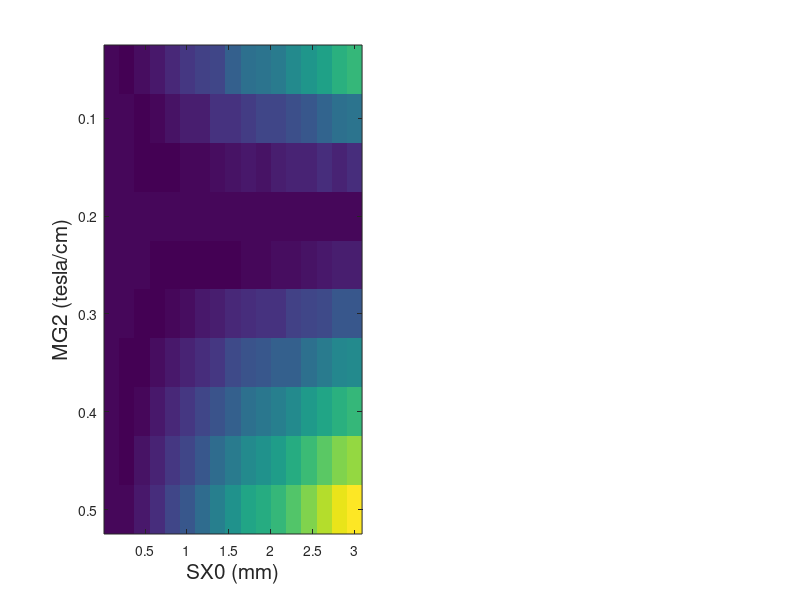

Write MATLAB code to recreate this figure. (Note: this script raises an error after producing the figure.)
clear all; close all

%%
load('DataX.mat')
RX0 = [reshape(ResX0,[length(MG20),length(SX0)])]';
RX1 = [reshape(ResX1,[length(MG21),length(SX1)])]';
RX2 = [reshape(ResX2,[length(MG22),length(SX2)])]';
MinRX0 = min(ResX0)
[a,b] = find(RX0 == min(ResX0));
MinSX0 = SX0(a)
MinMG2X0 = MG20(b)

MinRX = min(ResX2)
[a,b] = find(RX2 == min(ResX2));
MinSX = SX2(a)
MinMG2X = MG22(b)

figure (1)
subplot(1,2,1)
im=imagesc(SX0,MG20,RX0');
xlabel('SX0 (mm)','FontSize',15)
ylabel('MG2 (tesla/cm)','FontSize',15)
colormap(flipud(parula))
c1 = colorbar('Direction','reverse');
c1.Label.String = 'Residue x (mm)';
c1.FontSize = 12;
caxis([0.05 0.2])
title('a)','FontSize',12)

%subplot(1,3,2)
%imagesc(SX1,MG21,RX1')
%xlabel('\sigma_{x0} (mm)','FontSize',15)
%ylabel('MG2 (tesla/cm)','FontSize',15)
%c2 = colorbar;
%c2.Label.String = 'Residue x (mm)';
%c2.FontSize = 12;
%caxis([0 1])
%title('b)','FontSize',12)

subplot(1,2,2)
im=imagesc(SX2,MG22,RX2');
xlabel('SX0 (mm)','FontSize',15)
ylabel('MG2 (tesla/cm)','FontSize',15)
colormap(flipud(parula))
c1 = colorbar('Direction','reverse');
c1.Label.String = 'Residue x (mm)';
c1.FontSize = 12;
caxis([0.05 0.2])
title('b)','FontSize',12)


set((1),'Position', [0 0 800 600]);

%%
load('DataY.mat')
RY1a = [reshape(ResY1,[length(MG11),length(SY1)])]';
RY1b = [reshape(ResY1b,[length(MG11b),length(SY1)])]';
RY1 = [RY1a,RY1b];
RY2 = [reshape(ResY2,[length(MG12),length(SY2)])]';

MinRY1 = min(ResY1)
[a,b] = find(RY1 == min(ResY1));
MinSY1 = SY1(a)
MinMG2Y1 = MG11(b)

MinRY = min(ResY2)
[a,b] = find(RY2 == min(ResY2));
MinSY = SY2(a)
MinMG2Y = MG12(b)

figure (2)
subplot(1,2,1)
imagesc(SY1,[MG11,MG11b],RY1')
xlabel('SY0 (mm)','FontSize',15)
ylabel('MG1 (tesla/cm)','FontSize',15)
colormap(flipud(parula))
c1 = colorbar('Direction','reverse');
c1.Label.String = 'Residue y (mm)';
c1.FontSize = 12;
caxis([0.05 0.2])
title('a)','FontSize',12)

subplot(1,2,2)
imagesc(SY2,MG12,RY2')
xlabel('SY0 (mm)','FontSize',15)
ylabel('MG1 (tesla/cm)','FontSize',15)
colormap(flipud(parula))
c2 = colorbar('Direction','reverse');
c2.Label.String = 'Residue y (mm)';
c2.FontSize = 12;
caxis([0.05 0.2])
title('b)','FontSize',12)


set((2),'Position', [0 0 800 600]);